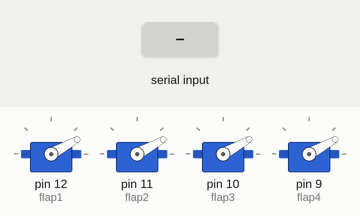
This sketch was run on a simulated Arduino Uno, built with avr-gcc and run on an emulated ATmega328P. Parts: 4 × servo. The inputs (shaded band) are chosen by the test bench.

Above: at 1.23 s.
1.3 s: "<90,45,200>" received over the second serial link
3.0 s: "<90,45,200,10>" received over the second serial link
At 5.9 s:
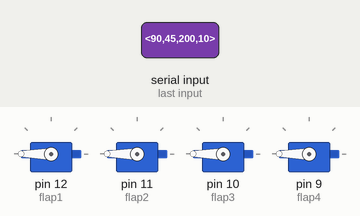
6.0 s: "<30,150,10>" received over the second serial link
At 6.7 s:
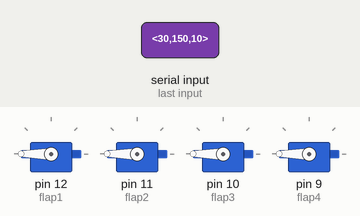
7.5 s: "<30,150,10,200>" received over the second serial link
At 7.57 s:
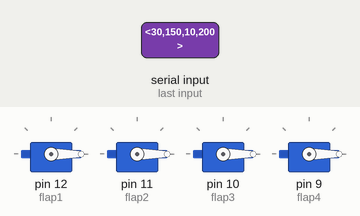
Timing chart, 0 to 11.5 s (numbered marks = the images above; inputs shaded):
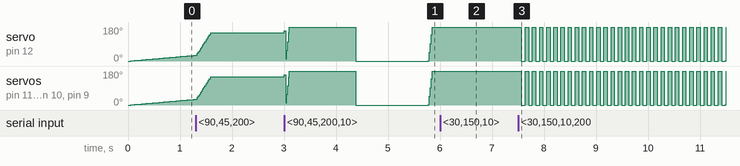

The sketch:

airjelly.ino
```cpp
#include <Servo.h>
#include <SoftwareSerial.h>
SoftwareSerial mySerial(2, 3);

Servo flap1;
Servo flap2;
Servo flap3;
Servo flap4;

const byte numChars = 24;
char receivedChars[numChars];
char tempChars[numChars];
char messageFromPC[numChars] = {0};
int yaw = 0;
int pitch = 0;
int flapdelay = 8000;
boolean newData = false;


float pos1 = 0;
float pos2 = 0;
float pos3 = 0;
float pos4 = 0;

float initpos = 0;
float finalpos = 150;

float offset1 = 0;
float offset2 = 0;
float offset3 = 0;
float offset4 = 0;

const float strokevel =  0.2;
const float factor = 1000;

float angvel1 = strokevel;
float angvel2 = strokevel;
float angvel3 = strokevel;
float angvel4 = strokevel;

float returnvel = -0.4;


void setup() {
  mySerial.begin(9600);
  mySerial.println("System Online");
  flap1.attach(12);
  flap2.attach(11);
  flap3.attach(10);
  flap4.attach(9);
}

void loop() {

  recvWithStartEndMarkers();
  if (newData == true) {
      strcpy(tempChars, receivedChars);
      parseData();
      newData = false;
      mySerial.println("200OK");
  }

  pos1 = pos1 + angvel1;
  pos2 = pos2 + angvel2;
  pos3 = pos3 + angvel3;
  pos4 = pos4 + angvel4;
  flap1.write(offset1 + pos1);
  flap2.write(offset2 + pos2);
  flap3.write(offset3 + pos3);
  flap4.write(offset4 + pos4);

  if (pos1>finalpos){
    angvel1 = 0;
  }
  if (pos2>finalpos){
    angvel2 = 0;
  }
  if (pos3>finalpos){
    angvel3 = 0;
  }
  if (pos4>finalpos){
    angvel4 = 0;
  }

  if (pos1>finalpos && pos2>finalpos && pos3>finalpos && pos4>finalpos) {
    reset();
  }

  if (pos1<initpos && pos2<initpos && pos3<initpos && pos4<initpos) {
    angvel1 = strokevel + yaw/factor;
    angvel2 = strokevel + pitch/factor;
    angvel3 = strokevel - yaw/factor;
    angvel4 = strokevel - pitch/factor;
  }

  delayMicroseconds(flapdelay);
}

void reset() {
  angvel1 = returnvel;
  angvel2 = returnvel;
  angvel3 = returnvel;
  angvel4 = returnvel;
}

void recvWithStartEndMarkers() {
    static boolean recvInProgress = false;
    static byte ndx = 0;
    char startMarker = '<';
    char endMarker = '>';
    char rc;

    while (mySerial.available() > 0 && newData == false) {
        rc = mySerial.read();

        if (recvInProgress == true) {
            if (rc != endMarker) {
                receivedChars[ndx] = rc;
                ndx++;
                if (ndx >= numChars) {
                    ndx = numChars - 1;
                }
            }
            else {
                receivedChars[ndx] = '\0';
                ndx = 0;
                newData = true;
            }
        }

        else if (rc == startMarker) {
            recvInProgress = true;
        }
    }
}


void parseData() {

    char * strtokIndx;

    strtokIndx = strtok(tempChars, ",");
    flapdelay = atoi(strtokIndx);

    strtokIndx = strtok(NULL, ",");
    yaw = atoi(strtokIndx);

    strtokIndx = strtok(NULL, ",");
    pitch = atoi(strtokIndx);

    strtokIndx = strtok(NULL, ",");
    returnvel = atof(strtokIndx);

}
```

Measured:
- after the input at 3.0 s, servo on pin 12 (flap1), servo on pin 11 (flap2), servo on pin 10 (flap3), servo on pin 9 (flap4): ramps from 0° to 180° and jumps back, once every 1.4 s
- after the input at 6.0 s, servo on pin 12 (flap1), servo on pin 11 (flap2), servo on pin 10 (flap3), servo on pin 9 (flap4): stays 180° (without the input it goes to 0° after 1.1 s)
- after the input at 7.5 s, servo on pin 12 (flap1), servo on pin 11 (flap2), servo on pin 10 (flap3), servo on pin 9 (flap4): 180° → 0° after 0.07 s, then repeats every 0.14 s: 180° 0.06 s, 0° 0.07 s
